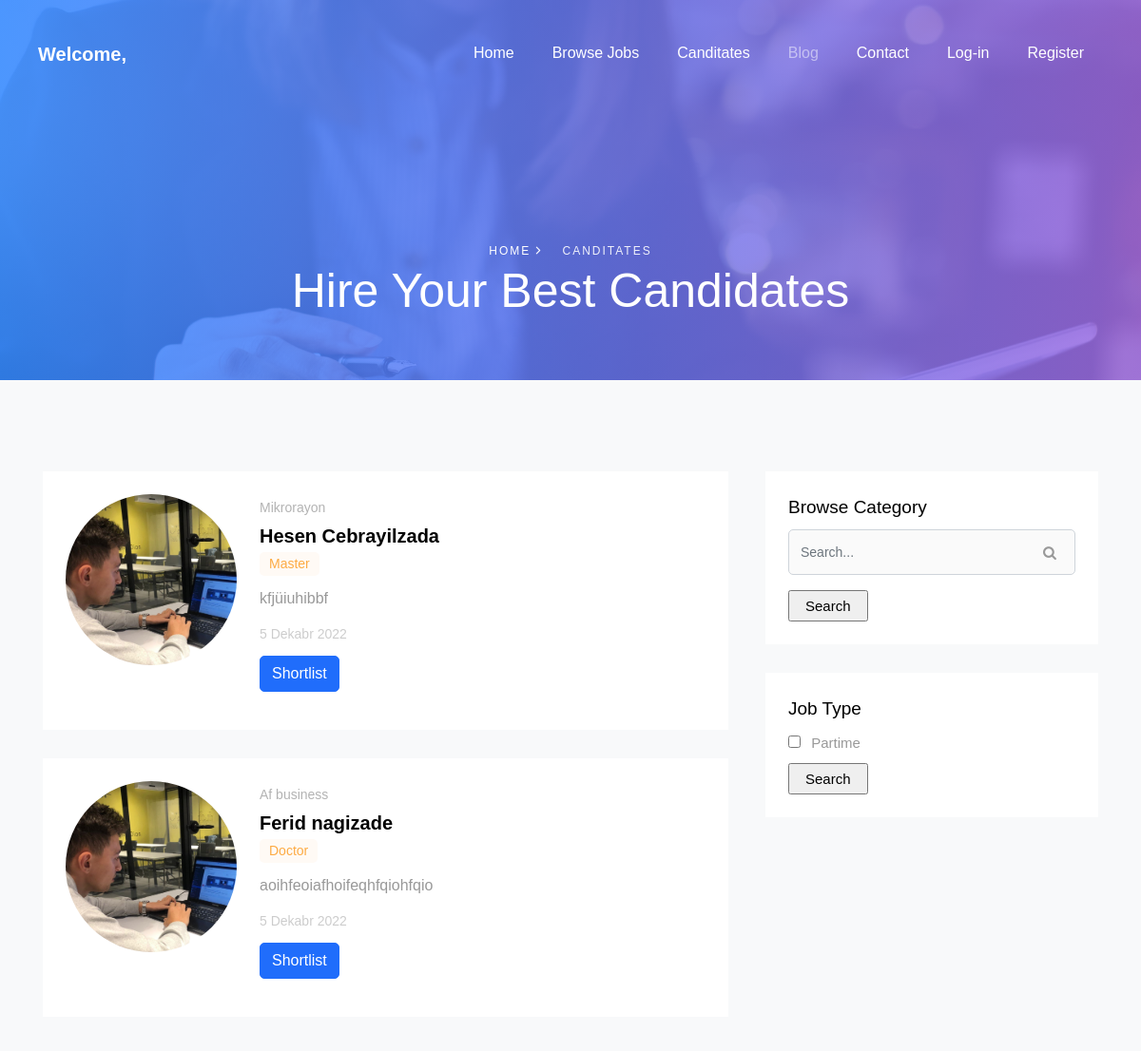
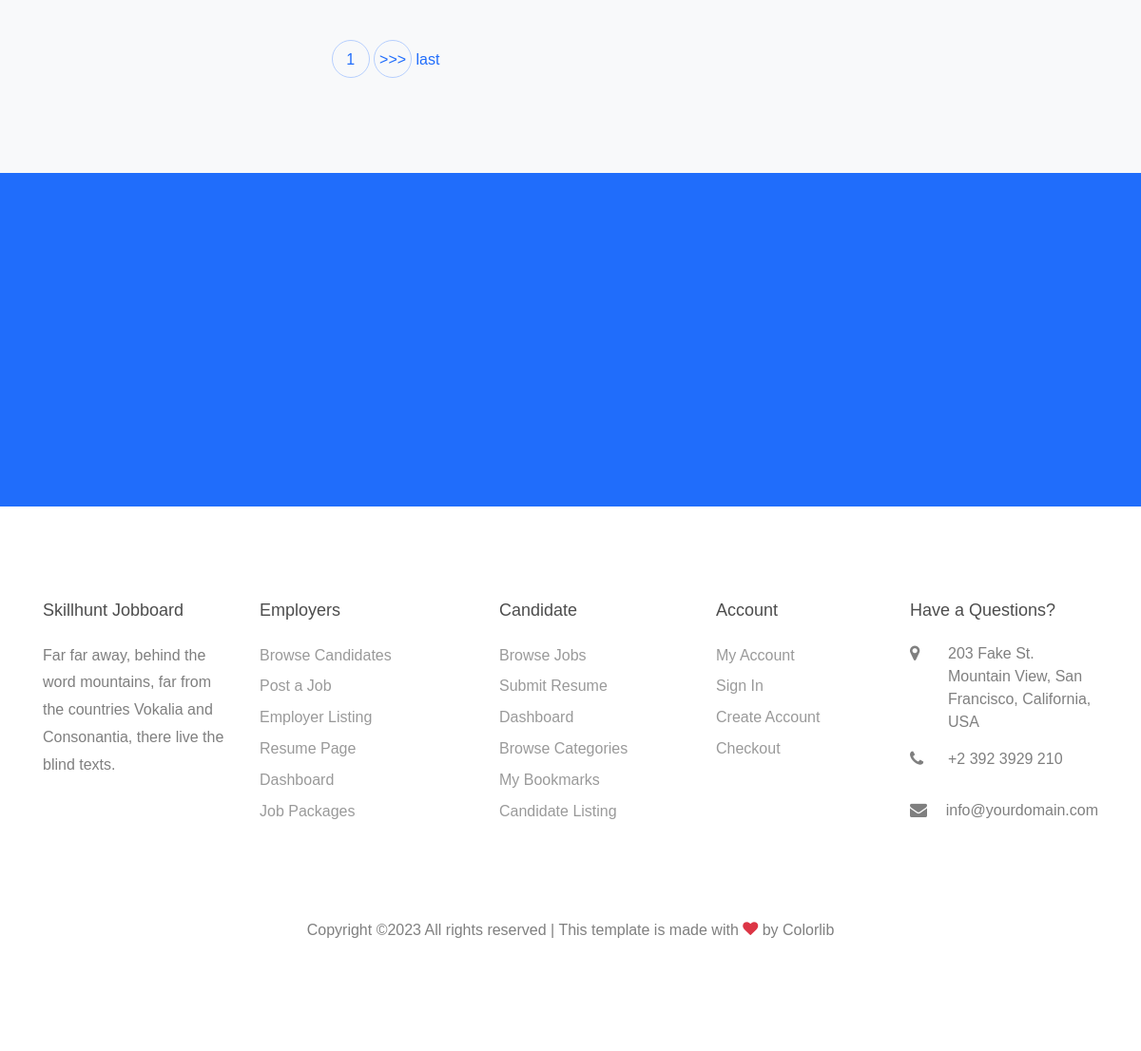
The page /candidates on the database its author committed (2 pictures, top to bottom).
### core/models.py (models this page shows, shortened)
class Candidates(models.Model):
    CHOICES = (
        ('bachelor', 'Bachelor'),
        ('master', 'Master'),
        ('doctor', 'Doctorant'),
        ('noedu', 'No education')
    )
    location = models.CharField(max_length=100)
    full_name = models.CharField(max_length=100)
    degree = models.CharField(max_length=100, choices=CHOICES)
    description = models.TextField()
    created_at = models.DateField(auto_now_add=True)
    image = models.ImageField(upload_to='media/')
    file = models.FileField(upload_to='cves/')
    slug = models.SlugField(null=True, blank=True)
    class Meta:
        ordering = ['-id']

### core/views.py (the view)
# urls.py: path('candidates', CandidatesListView.as_view(), name='candidates'),
class CandidatesListView(ListView):
    model = Candidates
    template_name = 'candidates.html'
    paginate_by = 2
    queryset = Candidates.objects.all()
    context_object_name = 'cand'

### templates/candidates.html (shortened to what this page needs)
{% extends 'base.html' %}
{% load static %}
{% block content %}
    <div class="hero-wrap hero-wrap-2" style="background-image: url({% static 'images/bg_1.jpg' %});" data-stellar-background-ratio="0.5">
      <div class="overlay"></div>
      <div class="container">
        <div class="row no-gutters slider-text align-items-end justify-content-start">
          <div class="col-md-12 ftco-animate text-center mb-5">
          	<p class="breadcrumbs mb-0"><span class="mr-3"><a href="index.html">Home <i class="ion-ios-arrow-forward"></i></a></span> <span>Canditates</span></p>
            <h1 class="mb-3 bread">Hire Your Best Candidates</h1>
          </div>
        </div>
      </div>
    </div>
		<section class="ftco-section ftco-candidates ftco-candidates-2 bg-light">
    	<div class="container">
    		<div class="row">
    			<div class="col-lg-8 pr-lg-4">
    				<div class="row">
						{% for i in cand %}
		    			<div class="col-md-12">
		    				<div class="team d-md-flex p-4 bg-white">
		        			<div class="img" style="background-image: url({{i.image.url}});"></div>
		        			<div class="text pl-md-4">
		        				<span class="location mb-0">{{i.location}}</span>
		        				<h2>{{i.full_name}}</h2>
			        			<span class="position">{{i.degree}}</span>
			        			<p class="mb-2">{{i.description}}</p>
			        			<span class="seen">{{i.created_at}}</span>
			        			<p><a href="{% url 'core:candidate_detail'  i.slug %}" class="btn btn-primary">Shortlist</a></p>
		        			</div>
		        		</div>
		    			</div>
						{% endfor %}
		    		</div>
		    		<div class="row mt-5">
		          <div class="col text-center">
		            <div class="block-27">
		              <ul>
		                <li><a href="#">{{ page_obj.number }}</a></li>
{% if page_obj.has_next %}
		                <li><a href="?page={{ page_obj.next_page_number }}">&gt;>></a></li>
						  {% endif %}
	  {% if page_obj.has_next %}
            <a href="?page={{ page_obj.paginator.num_pages }}">last </a>
        {% endif %}
		              </ul>
		            </div>
		          </div>
		        </div>
		    	</div>
		    	<div class="col-lg-4 sidebar">
		        <div class="sidebar-box bg-white p-4 ftco-animate">
		        	<h3 class="heading-sidebar">Browse Category</h3>
		        	<form action="#" class="search-form mb-3">
                <div class="form-group">
                  <span class="icon icon-search"></span>
                  <input type="text" class="form-control" placeholder="Search...">
                </div>
              </form>
		        	<form action="" class="browse-form">
						<input type="submit" value="Search" class="submit px-3">
							</form>
		        </div>
		        <div class="sidebar-box bg-white p-4 ftco-animate">
		        	<h3 class="heading-sidebar">Job Type</h3>
		        	<form action="#" class="browse-form">
							  <label for="option-job-type-1"><input type="checkbox" id="option-job-type-1" name="vehicle" value="" > Partime</label><br>
<input type="submit" value="Search" class="submit px-3">
							</form>
		        </div>
		      </div>
    		</div>
    	</div>
    </section>
		<section class="ftco-section-parallax">
      <div class="parallax-img d-flex align-items-center">
        <div class="container">
          <div class="row d-flex justify-content-center">
          </div>
        </div>
      </div>
    </section>
  {% endblock content %}

### templates/base.html (shortened to what this page needs)
{% load static %}
<!DOCTYPE html>
<html lang="en">
  <head>
    <link rel="stylesheet" href="{% static 'css/open-iconic-bootstrap.min.css' %}">
    <link rel="stylesheet" href="{% static 'css/animate.css' %}">
    <link rel="stylesheet" href="{% static 'css/owl.carousel.min.css' %}">
    <link rel="stylesheet" href="{% static 'css/owl.theme.default.min.css' %}">
    <link rel="stylesheet" href="{% static 'css/magnific-popup.css' %}">
    <link rel="stylesheet" href="{% static 'css/aos.css' %}">
    <link rel="stylesheet" href="{% static 'css/ionicons.min.css' %}">
    <link rel="stylesheet" href="{% static 'css/bootstrap-datepicker.css' %}">
    <link rel="stylesheet" href="{% static 'css/jquery.timepicker.css' %}">
    <link rel="stylesheet" href="{% static 'css/flaticon.css' %}">
    <link rel="stylesheet" href="{% static 'css/icomoon.css' %}">
    <link rel="stylesheet" href="{% static 'css/style.css' %}">
  </head>
  <body>
	  <nav class="navbar navbar-expand-lg navbar-dark ftco_navbar bg-dark ftco-navbar-light" id="ftco-navbar">
	    <div class="container-fluid px-md-4	">
	      <a class="navbar-brand" href="{% url 'core:home' %}">Welcome, {{ request.user.username }}</a>
	      <div class="collapse navbar-collapse" id="ftco-nav">
	        <ul class="navbar-nav ml-auto">
	          <li class="nav-item"><a href="{% url 'core:home' %}" class="nav-link">Home</a></li>
	          <li class="nav-item"><a href="{% url 'core:browsejobs' %}" class="nav-link">Browse Jobs</a></li>
	          <li class="nav-item"><a href="{% url 'core:candidates' %}" class="nav-link">Canditates</a></li>
	          <li class="nav-item active"><a href="{% url 'Blog:blog' %}" class="nav-link">Blog</a></li>
	          <li class="nav-item"><a href="{% url 'core:contact' %}" class="nav-link">Contact</a></li>
                {% if not request.user.is_authenticated %}
                <li class="nav-item"><a href="{% url 'account:login' %}" class="nav-link">Log-in</a></li>
                <li class="nav-item"><a href="{% url 'account:register' %}" class="nav-link">Register</a></li>
                {% endif %}
	        </ul>
	      </div>
	    </div>
	  </nav>
  {% block content %}
  {% endblock content %}
      <footer class="ftco-footer ftco-bg-dark ftco-section">
      <div class="container">
        <div class="row mb-5">
        	<div class="col-md">
             <div class="ftco-footer-widget mb-4">
              <h2 class="ftco-heading-2">Skillhunt Jobboard</h2>
              <p>Far far away, behind the word mountains, far from the countries Vokalia and Consonantia, there live the blind texts.</p>
              <ul class="ftco-footer-social list-unstyled float-md-left float-lft mt-3">
              </ul>
            </div>
          </div>
          <div class="col-md">
            <div class="ftco-footer-widget mb-4">
              <h2 class="ftco-heading-2">Employers</h2>
              <ul class="list-unstyled">
                <li><a href="#" class="pb-1 d-block">Browse Candidates</a></li>
                <li><a href="#" class="pb-1 d-block">Post a Job</a></li>
                <li><a href="#" class="pb-1 d-block">Employer Listing</a></li>
                <li><a href="#" class="pb-1 d-block">Resume Page</a></li>
                <li><a href="#" class="pb-1 d-block">Dashboard</a></li>
                <li><a href="#" class="pb-1 d-block">Job Packages</a></li>
              </ul>
            </div>
          </div>
          <div class="col-md">
            <div class="ftco-footer-widget mb-4 ml-md-4">
              <h2 class="ftco-heading-2">Candidate</h2>
              <ul class="list-unstyled">
                <li><a href="#" class="pb-1 d-block">Browse Jobs</a></li>
                <li><a href="#" class="pb-1 d-block">Submit Resume</a></li>
                <li><a href="#" class="pb-1 d-block">Dashboard</a></li>
                <li><a href="#" class="pb-1 d-block">Browse Categories</a></li>
                <li><a href="#" class="pb-1 d-block">My Bookmarks</a></li>
                <li><a href="#" class="pb-1 d-block">Candidate Listing</a></li>
              </ul>
            </div>
          </div>
          <div class="col-md">
            <div class="ftco-footer-widget mb-4 ml-md-4">
              <h2 class="ftco-heading-2">Account</h2>
              <ul class="list-unstyled">
                <li><a href="#" class="pb-1 d-block">My Account</a></li>
                <li><a href="#" class="pb-1 d-block">Sign In</a></li>
                <li><a href="#" class="pb-1 d-block">Create Account</a></li>
                <li><a href="#" class="pb-1 d-block">Checkout</a></li>
              </ul>
            </div>
          </div>
          <div class="col-md">
            <div class="ftco-footer-widget mb-4">
            	<h2 class="ftco-heading-2">Have a Questions?</h2>
            	<div class="block-23 mb-3">
	              <ul>
	                <li><span class="icon icon-map-marker"></span><span class="text">203 Fake St. Mountain View, San Francisco, California, USA</span></li>
	                <li><a href="#"><span class="icon icon-phone"></span><span class="text">+2 392 3929 210</span></a></li>
	                <li><a href="#"><span class="icon icon-envelope"></span><span class="text">info@yourdomain.com</span></a></li>
	              </ul>
	            </div>
            </div>
          </div>
        </div>
        <div class="row">
          <div class="col-md-12 text-center">
            <p>
  Copyright &copy;<script>document.write(new Date().getFullYear());</script> All rights reserved | This template is made with <i class="icon-heart text-danger" aria-hidden="true"></i> by <a href="https://colorlib.com" target="_blank">Colorlib</a>
  </p>
          </div>
        </div>
      </div>
    </footer>
  </body>
</html>

### static/css/icomoon.css (style rules this page uses)
[class^="icon-"], [class*=" icon-"] { font-family: 'icomoon' !important; speak: none; font-style: normal; font-weight: normal; font-variant: normal; text-transform: none; line-height: 1; -webkit-font-smoothing: antialiased; -moz-osx-font-smoothing: grayscale; }
.icon-search:before { content: "\f002"; }
.icon-heart:before { content: "\f004"; }
.icon-map-marker:before { content: "\f041"; }
.icon-phone:before { content: "\f095"; }
.icon-envelope:before { content: "\f0e0"; }

### rows shown on the page
Candidates: image (picture), location "Mikrorayon", full_name "Hesen Cebrayilzada", degree "Master", description "kfjüiuhibbf", created_at "5 Dekabr 2022"
Candidates: image (picture), location "Af business", full_name "Ferid nagizade", degree "Doctor", description "aoihfeoiafhoifeqhfqiohfqio", created_at "5 Dekabr 2022"

### other values the page prints
{{ page_obj.number }} "1"
